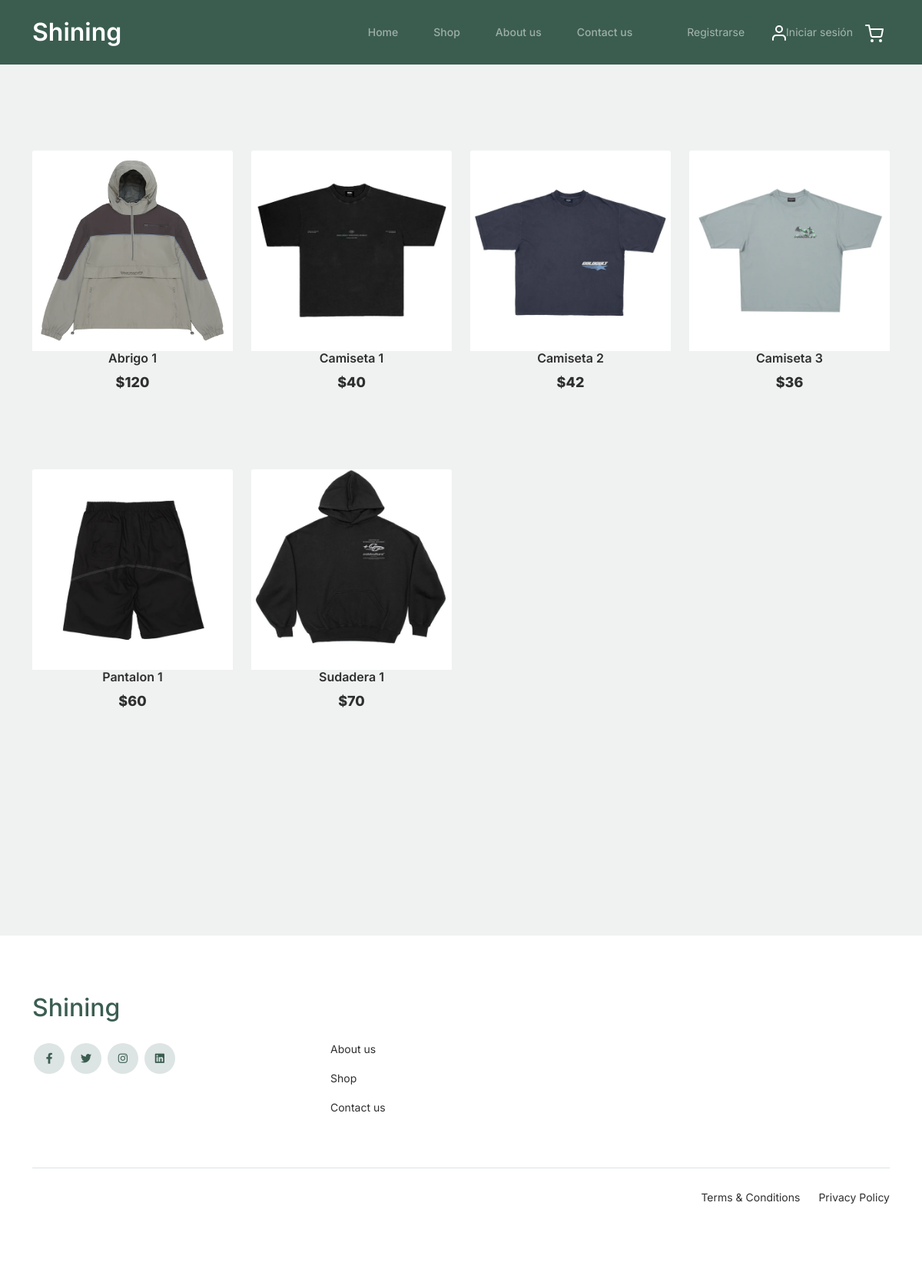
The app's page /shop/ with its own data.
### tienda_app/models.py (models this page shows, shortened)
class Item(models.Model ):
    nombre = models.CharField(max_length=100)
    precio = models.IntegerField(default=999)
    stock = models.IntegerField(default=0)
    opciones_categoria = [
       ('CA', 'Camiseta'),
       ('SU', 'Sudadera'),
       ('PA', 'Pantalon'),
       ('AB','Abrigo'),
    ]
    categoria = models.CharField(max_length=20, choices=opciones_categoria, default="Nombre prenda")
    imagen = models.ImageField(null=True, blank=True, upload_to='images/')

### tienda_app/views.py (the view)
# urls.py: path('shop/', views.shop, name = 'shop'),
def shop(request):
    prendas = Item.objects.all().order_by('categoria')
    return render(request, 'tienda_app/shop.html', {'prendas': prendas})

### tienda_app/templates/tienda_app/shop.html (shortened to what this page needs)
{% extends "tienda_app/base_template.html" %}
{% load static %}
	{% block index%}
		<div class="untree_co-section product-section before-footer-section">
		    <div class="container">
		      	<div class="row">
				{% for prenda in prendas %}
					<div class="col-12 col-md-4 col-lg-3 mb-5">
						<a class="product-item" href="{% url 'agregar_al_carrito' prenda.id %}">
							{% if prenda.imagen %}
								<img class="card-img-top" src="{{ prenda.imagen.url }}" alt="..." />
							{% else %}
								<img class="card-img-top"
								src="https://dummyimage.com/450x300/dee2e6/6c757d.jpg" alt="..." />
							{% endif %}
							<h3 class="product-title"> {{ prenda.nombre }} </h3>
							<strong class="product-price">${{ prenda.precio }}</strong>
						</a>
					</div>
				{% endfor %}
		      	</div>
		    </div>
		</div>
{% endblock %}

### tienda_app/static/tienda_app/css/style.css (style rules this page uses)
body { overflow-x: hidden; position: relative; }
body { font-family: "Inter", sans-serif; font-weight: 400; line-height: 28px; color: #6a6a6a; font-size: 14px; background-color: #eff2f1; }
a { text-decoration: none; -webkit-transition: .3s all ease; -o-transition: .3s all ease; transition: .3s all ease; color: #2f2f2f; text-decoration: underline; }
.product-section { padding: 7rem 0; }
.product-section .product-item { text-align: center; text-decoration: none; display: block; position: relative; padding-bottom: 50px; cursor: pointer; }
.product-section .product-item h3 { font-weight: 600; font-size: 16px; }
.product-section .product-item strong { font-weight: 800 !important; font-size: 18px !important; }
.product-section .product-item h3, .product-section .product-item strong { color: #2f2f2f; text-decoration: none; }
.product-section .product-item:before { bottom: 0; left: 0; right: 0; position: absolute; content: ""; background: #dce5e4; height: 0%; z-index: -1; border-radius: 10px; -webkit-transition: .3s all ease; -o-transition: .3s all ease; transition: .3s all ease; }
.before-footer-section { padding: 7rem 0 12rem 0 !important; }
.untree_co-section { padding: 7rem 0; }

### records on screen
Item: imagen (picture), nombre "Abrigo 1", precio "120"
Item: imagen (picture), nombre "Camiseta 1", precio "40"
Item: imagen (picture), nombre "Camiseta 2", precio "42"
Item: imagen (picture), nombre "Camiseta 3", precio "36"
Item: imagen (picture), nombre "Pantalon 1", precio "60"
Item: imagen (picture), nombre "Sudadera 1", precio "70"
